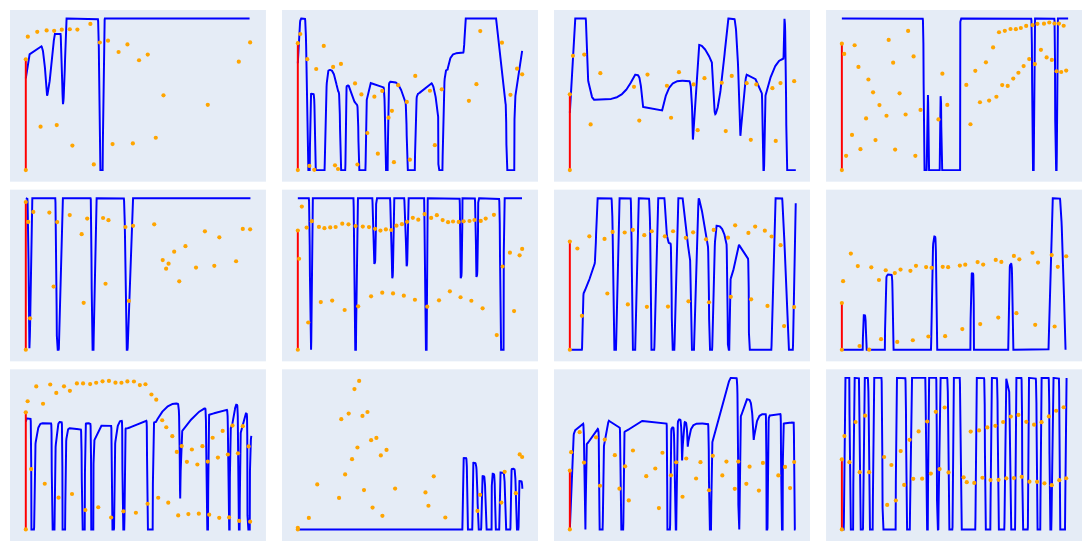

The code cell stored with this chart in its notebook:
### Code cell
fig.show()

### Figure 1 — Plotly figure (JSON) as saved in the notebook; plotly's stock layout.template omitted (floating-point values rounded to 4 significant figures; data arrays with more than 128 entries replaced by an {"elided": "..."} marker saying what was removed)
{"data": [{"hoverinfo": "skip", "line": {"color": "blue", "width": 1.969}, "mode": "lines", "name": "Ground Truth", "showlegend": false, "type": "scatter", "x": {"elided": "1000 float values"}, "xaxis": "x", "y": {"elided": "1000 float values"}, "yaxis": "y"}, {"hoverinfo": "skip", "line": {"color": "red", "width": 1.969}, "mode": "lines", "name": "Generated", "showlegend": false, "type": "scatter", "x": {"elided": "1000 float values"}, "xaxis": "x", "y": {"elided": "1000 float values"}, "yaxis": "y"}, {"hoverinfo": "skip", "marker": {"color": "orange", "size": 4.2}, "mode": "markers", "name": "Tokens", "showlegend": false, "type": "scatter", "x": [1.481e-05, 0.09023, 0.5122, 0.6602, 0.9304, 1.267, 1.382, 1.608, 1.966, 2.082, 2.306, 2.885, 3.039, 3.308, 3.674, 3.877, 4.146, 4.542, 4.784, 5.06, 5.45, 5.808, 6.152, 8.133, 9.518, 10.03, 0], "xaxis": "x", "y": [0.7316, 0.8804, 0.9125, 0.2866, 0.922, 0.9192, 0.2975, 0.9271, 0.9296, 0.1617, 0.9274, 0.965, 0.03773, 0.8422, 0.8541, 0.172, 0.7795, 0.8295, 0.1764, 0.725, 0.7625, 0.2135, 0.4937, 0.4309, 0.7158, 0.8426, 0], "yaxis": "y"}, {"hoverinfo": "skip", "line": {"color": "blue", "width": 1.969}, "mode": "lines", "name": "Ground Truth", "showlegend": false, "type": "scatter", "x": {"elided": "1000 float values"}, "xaxis": "x2", "y": {"elided": "1000 float values"}, "yaxis": "y2"}, {"hoverinfo": "skip", "line": {"color": "red", "width": 1.969}, "mode": "lines", "name": "Generated", "showlegend": false, "type": "scatter", "x": {"elided": "1000 float values"}, "xaxis": "x2", "y": {"elided": "1000 float values"}, "yaxis": "y2"}, {"hoverinfo": "skip", "marker": {"color": "orange", "size": 4.2}, "mode": "markers", "name": "Tokens", "showlegend": false, "type": "scatter", "x": [1.469e-05, 0.1084, 0.421, 0.515, 0.7349, 0.8201, 1.157, 1.573, 1.658, 1.793, 1.923, 2.551, 2.658, 2.835, 3.098, 3.413, 3.568, 3.764, 4.043, 4.195, 4.285, 4.474, 4.859, 4.996, 5.235, 5.889, 6.108, 6.417, 7.627, 7.963, 8.133, 9.101, 9.479, 9.775, 10.0, 0], "xaxis": "x2", "y": [0.8378, 0.8984, 0.7321, 0.0279, 0.002028, 0.6673, 0.8199, 0.6812, 0.0313, 0.007184, 0.701, 0.5718, 0.03714, 0.4995, 0.2447, 0.4845, 0.1087, 0.5223, 0.3462, 0.3913, 0.05238, 0.5605, 0.4498, 0.06896, 0.6218, 0.5238, 0.1649, 0.5334, 0.4573, 0.5674, 0.9177, 0.8413, 0.4971, 0.6697, 0.6319, 0], "yaxis": "y2"}, {"hoverinfo": "skip", "line": {"color": "blue", "width": 1.969}, "mode": "lines", "name": "Ground Truth", "showlegend": false, "type": "scatter", "x": {"elided": "1000 float values"}, "xaxis": "x3", "y": {"elided": "1000 float values"}, "yaxis": "y3"}, {"hoverinfo": "skip", "line": {"color": "red", "width": 1.969}, "mode": "lines", "name": "Generated", "showlegend": false, "type": "scatter", "x": {"elided": "1000 float values"}, "xaxis": "x3", "y": {"elided": "1000 float values"}, "yaxis": "y3"}, {"hoverinfo": "skip", "marker": {"color": "orange", "size": 4.2}, "mode": "markers", "name": "Tokens", "showlegend": false, "type": "scatter", "x": [1.472e-05, 0.1378, 0.6372, 0.9208, 1.349, 2.839, 3.073, 3.438, 4.297, 4.48, 4.829, 5.479, 5.658, 5.959, 6.723, 6.899, 7.165, 7.825, 8.008, 8.252, 8.965, 9.112, 9.322, 9.928, 0], "xaxis": "x3", "y": [0.4999, 0.7542, 0.7623, 0.3018, 0.6396, 0.5496, 0.3266, 0.6304, 0.5569, 0.3455, 0.646, 0.5654, 0.2638, 0.6068, 0.5765, 0.2574, 0.6215, 0.5737, 0.1998, 0.5652, 0.5404, 0.1924, 0.5746, 0.5871, 0], "yaxis": "y3"}, {"hoverinfo": "skip", "line": {"color": "blue", "width": 1.969}, "mode": "lines", "name": "Ground Truth", "showlegend": false, "type": "scatter", "x": {"elided": "1000 float values"}, "xaxis": "x4", "y": {"elided": "1000 float values"}, "yaxis": "y4"}, {"hoverinfo": "skip", "line": {"color": "red", "width": 1.969}, "mode": "lines", "name": "Generated", "showlegend": false, "type": "scatter", "x": {"elided": "1000 float values"}, "xaxis": "x4", "y": {"elided": "1000 float values"}, "yaxis": "y4"}, {"hoverinfo": "skip", "marker": {"color": "orange", "size": 4.2}, "mode": "markers", "name": "Tokens", "showlegend": false, "type": "scatter", "x": [1.486e-05, 0.1043, 0.1883, 0.448, 0.5643, 0.7332, 0.8213, 1.071, 1.173, 1.38, 1.487, 1.662, 1.973, 2.07, 2.267, 2.354, 2.551, 2.817, 2.929, 3.171, 3.248, 3.477, 4.269, 4.443, 4.659, 5.5, 5.684, 5.897, 6.103, 6.367, 6.508, 6.683, 6.83, 6.945, 7.086, 7.202, 7.33, 7.454, 7.574, 7.691, 7.803, 7.91, 8.033, 8.146, 8.28, 8.425, 8.531, 8.643, 8.799, 8.932, 9.05, 9.167, 9.28, 9.397, 9.49, 9.594, 9.695, 9.803, 9.915, 0], "xaxis": "x4", "y": [0.8344, 0.7666, 0.09416, 0.2323, 0.8242, 0.6808, 0.1382, 0.3412, 0.5979, 0.5134, 0.1982, 0.4291, 0.3588, 0.8592, 0.7088, 0.1353, 0.5068, 0.3669, 0.9188, 0.7501, 0.09401, 0.3974, 0.3342, 0.6367, 0.4304, 0.5621, 0.3025, 0.6554, 0.4478, 0.7113, 0.4591, 0.8098, 0.4842, 0.9098, 0.5612, 0.9192, 0.5555, 0.9312, 0.6042, 0.9304, 0.6424, 0.938, 0.6863, 0.9515, 0.7326, 0.9571, 0.6995, 0.9657, 0.7935, 0.9665, 0.7437, 0.974, 0.7272, 0.9677, 0.6526, 0.9669, 0.6474, 0.9528, 0.6566, 0], "yaxis": "y4"}, {"hoverinfo": "skip", "line": {"color": "blue", "width": 1.969}, "mode": "lines", "name": "Ground Truth", "showlegend": false, "type": "scatter", "x": {"elided": "1000 float values"}, "xaxis": "x5", "y": {"elided": "1000 float values"}, "yaxis": "y5"}, {"hoverinfo": "skip", "line": {"color": "red", "width": 1.969}, "mode": "lines", "name": "Generated", "showlegend": false, "type": "scatter", "x": {"elided": "1000 float values"}, "xaxis": "x5", "y": {"elided": "1000 float values"}, "yaxis": "y5"}, {"hoverinfo": "skip", "marker": {"color": "orange", "size": 4.2}, "mode": "markers", "name": "Tokens", "showlegend": false, "type": "scatter", "x": [1.56e-05, 0.1068, 0.1878, 0.3346, 1.049, 1.238, 1.397, 1.956, 2.487, 2.576, 2.734, 3.44, 3.549, 3.68, 4.433, 4.59, 4.776, 5.716, 6.095, 6.246, 6.356, 6.605, 6.831, 7.106, 7.577, 7.973, 8.391, 8.615, 9.361, 9.659, 9.986, 0], "xaxis": "x5", "y": [0.9752, 0.8438, 0.2075, 0.9099, 0.9057, 0.4173, 0.8428, 0.8888, 0.763, 0.3095, 0.866, 0.8697, 0.4357, 0.8552, 0.8102, 0.3222, 0.8179, 0.8278, 0.5917, 0.5352, 0.5679, 0.6477, 0.4514, 0.6837, 0.5426, 0.7814, 0.554, 0.7418, 0.5841, 0.7976, 0.7946, 0], "yaxis": "y5"}, {"hoverinfo": "skip", "line": {"color": "blue", "width": 1.969}, "mode": "lines", "name": "Ground Truth", "showlegend": false, "type": "scatter", "x": {"elided": "1000 float values"}, "xaxis": "x6", "y": {"elided": "1000 float values"}, "yaxis": "y6"}, {"hoverinfo": "skip", "line": {"color": "red", "width": 1.969}, "mode": "lines", "name": "Generated", "showlegend": false, "type": "scatter", "x": {"elided": "1000 float values"}, "xaxis": "x6", "y": {"elided": "1000 float values"}, "yaxis": "y6"}, {"hoverinfo": "skip", "marker": {"color": "orange", "size": 4.2}, "mode": "markers", "name": "Tokens", "showlegend": false, "type": "scatter", "x": [1.471e-05, 0.05622, 0.1789, 0.3931, 0.4651, 0.627, 0.943, 1.025, 1.187, 1.446, 1.533, 1.687, 1.984, 2.089, 2.261, 2.576, 2.693, 2.898, 3.177, 3.269, 3.449, 3.686, 3.767, 3.929, 4.166, 4.248, 4.401, 4.644, 4.729, 4.877, 5.131, 5.224, 5.375, 5.654, 5.775, 5.948, 6.202, 6.299, 6.461, 6.703, 6.783, 6.925, 7.179, 7.261, 7.399, 7.661, 7.742, 7.88, 8.162, 8.245, 8.382, 8.749, 8.874, 9.135, 9.463, 9.648, 9.895, 10.01, 0], "xaxis": "x6", "y": [0.7871, 0.6006, 0.945, 0.8064, 0.1801, 0.8487, 0.8104, 0.315, 0.8025, 0.8077, 0.3246, 0.8102, 0.832, 0.2625, 0.8276, 0.8161, 0.2865, 0.8128, 0.8094, 0.3529, 0.798, 0.7867, 0.377, 0.7943, 0.7906, 0.3717, 0.8187, 0.8287, 0.3571, 0.8442, 0.8707, 0.33, 0.8586, 0.8958, 0.2846, 0.8699, 0.8885, 0.3266, 0.8557, 0.842, 0.3855, 0.8464, 0.844, 0.3467, 0.8477, 0.8497, 0.3236, 0.8563, 0.8504, 0.2737, 0.8661, 0.8907, 0.09684, 0.5494, 0.6407, 0.2552, 0.6235, 0.6655, 0], "yaxis": "y6"}, {"hoverinfo": "skip", "line": {"color": "blue", "width": 1.969}, "mode": "lines", "name": "Ground Truth", "showlegend": false, "type": "scatter", "x": {"elided": "1000 float values"}, "xaxis": "x7", "y": {"elided": "1000 float values"}, "yaxis": "y7"}, {"hoverinfo": "skip", "line": {"color": "red", "width": 1.969}, "mode": "lines", "name": "Generated", "showlegend": false, "type": "scatter", "x": {"elided": "1000 float values"}, "xaxis": "x7", "y": {"elided": "1000 float values"}, "yaxis": "y7"}, {"hoverinfo": "skip", "marker": {"color": "orange", "size": 4.2}, "mode": "markers", "name": "Tokens", "showlegend": false, "type": "scatter", "x": [1.475e-05, 0.3335, 0.5349, 0.8635, 1.536, 1.66, 1.894, 2.428, 2.568, 2.789, 3.296, 3.411, 3.625, 4.207, 4.345, 4.57, 5.134, 5.252, 5.457, 6.03, 6.161, 6.37, 7.0, 7.125, 7.319, 7.905, 8.026, 8.204, 8.632, 8.75, 8.933, 9.33, 9.485, 9.932, 0], "xaxis": "x7", "y": [0.7138, 0.6682, 0.2238, 0.7487, 0.7315, 0.3715, 0.778, 0.7738, 0.2996, 0.791, 0.7566, 0.2835, 0.7823, 0.7485, 0.2853, 0.782, 0.7388, 0.3194, 0.7748, 0.7291, 0.3136, 0.7907, 0.7398, 0.3493, 0.821, 0.7711, 0.3326, 0.8133, 0.7858, 0.2892, 0.7475, 0.6903, 0.1566, 0.2819, 0], "yaxis": "y7"}, {"hoverinfo": "skip", "line": {"color": "blue", "width": 1.969}, "mode": "lines", "name": "Ground Truth", "showlegend": false, "type": "scatter", "x": {"elided": "1000 float values"}, "xaxis": "x8", "y": {"elided": "1000 float values"}, "yaxis": "y8"}, {"hoverinfo": "skip", "line": {"color": "red", "width": 1.969}, "mode": "lines", "name": "Generated", "showlegend": false, "type": "scatter", "x": {"elided": "1000 float values"}, "xaxis": "x8", "y": {"elided": "1000 float values"}, "yaxis": "y8"}, {"hoverinfo": "skip", "marker": {"color": "orange", "size": 4.2}, "mode": "markers", "name": "Tokens", "showlegend": false, "type": "scatter", "x": [1.462e-05, 0.05566, 0.402, 0.7125, 0.7903, 1.22, 1.317, 1.659, 1.752, 1.961, 2.368, 2.476, 2.623, 3.065, 3.173, 3.314, 3.767, 3.868, 4.011, 4.509, 4.617, 4.751, 5.275, 5.385, 5.516, 6.068, 6.185, 6.318, 6.88, 6.993, 7.131, 7.692, 7.804, 7.934, 8.521, 8.643, 8.77, 9.381, 9.512, 9.654, 10.03, 0], "xaxis": "x8", "y": [0.3087, 0.4524, 0.6346, 0.5521, 0.02495, 0.0005906, 0.5439, 0.4606, 0.06998, 0.5248, 0.5064, 0.05205, 0.5291, 0.5213, 0.06288, 0.5538, 0.546, 0.0875, 0.5407, 0.5475, 0.0896, 0.545, 0.5558, 0.1362, 0.5613, 0.5785, 0.1696, 0.5621, 0.5932, 0.2124, 0.5798, 0.6195, 0.2415, 0.5969, 0.6404, 0.1649, 0.5754, 0.6247, 0.1534, 0.5474, 0.6173, 0], "yaxis": "y8"}, {"hoverinfo": "skip", "line": {"color": "blue", "width": 1.969}, "mode": "lines", "name": "Ground Truth", "showlegend": false, "type": "scatter", "x": {"elided": "1000 float values"}, "xaxis": "x9", "y": {"elided": "1000 float values"}, "yaxis": "y9"}, {"hoverinfo": "skip", "line": {"color": "red", "width": 1.969}, "mode": "lines", "name": "Generated", "showlegend": false, "type": "scatter", "x": {"elided": "1000 float values"}, "xaxis": "x9", "y": {"elided": "1000 float values"}, "yaxis": "y9"}, {"hoverinfo": "skip", "marker": {"color": "orange", "size": 4.2}, "mode": "markers", "name": "Tokens", "showlegend": false, "type": "scatter", "x": [1.462e-05, 0.08177, 0.2384, 0.4636, 0.7645, 0.8406, 1.083, 1.352, 1.452, 1.694, 1.955, 2.05, 2.266, 2.539, 2.642, 2.853, 3.121, 3.213, 3.404, 3.687, 3.784, 3.976, 4.241, 4.329, 4.505, 4.795, 4.882, 5.056, 5.306, 5.4, 5.571, 5.785, 5.871, 6.048, 6.23, 6.318, 6.497, 6.696, 6.758, 6.914, 7.144, 7.209, 7.365, 7.608, 7.673, 7.831, 8.069, 8.132, 8.286, 8.519, 8.576, 8.729, 8.959, 9.014, 9.166, 9.407, 9.462, 9.622, 9.881, 9.948, 0], "xaxis": "x9", "y": [0.7476, 0.8182, 0.3854, 0.9127, 0.8022, 0.2914, 0.925, 0.8711, 0.2026, 0.9134, 0.8849, 0.2259, 0.9317, 0.9317, 0.1232, 0.9279, 0.9363, 0.1414, 0.945, 0.948, 0.07598, 0.9369, 0.9361, 0.1153, 0.9444, 0.9441, 0.1063, 0.9215, 0.9267, 0.1637, 0.8613, 0.8279, 0.202, 0.6969, 0.6523, 0.1707, 0.5952, 0.4946, 0.08959, 0.5321, 0.4314, 0.09781, 0.5101, 0.4144, 0.1002, 0.531, 0.433, 0.09379, 0.5853, 0.4588, 0.07421, 0.6285, 0.4783, 0.07633, 0.6628, 0.4856, 0.05391, 0.6591, 0.53, 0.04968, 0], "yaxis": "y9"}, {"hoverinfo": "skip", "line": {"color": "blue", "width": 1.969}, "mode": "lines", "name": "Ground Truth", "showlegend": false, "type": "scatter", "x": {"elided": "1000 float values"}, "xaxis": "x10", "y": {"elided": "1000 float values"}, "yaxis": "y10"}, {"hoverinfo": "skip", "line": {"color": "red", "width": 1.969}, "mode": "lines", "name": "Generated", "showlegend": false, "type": "scatter", "x": {"elided": "1000 float values"}, "xaxis": "x10", "y": {"elided": "1000 float values"}, "yaxis": "y10"}, {"hoverinfo": "skip", "marker": {"color": "orange", "size": 4.2}, "mode": "markers", "name": "Tokens", "showlegend": false, "type": "scatter", "x": [1.613e-05, 0.491, 0.8654, 1.837, 1.935, 2.107, 2.265, 2.415, 2.522, 2.656, 2.732, 2.879, 2.947, 3.103, 3.265, 3.329, 3.499, 3.697, 3.767, 3.95, 4.333, 5.685, 5.817, 6.053, 6.569, 8.003, 8.117, 9.064, 9.212, 9.71, 9.882, 9.991, 0], "xaxis": "x10", "y": [0.01084, 0.07495, 0.2922, 0.2043, 0.7162, 0.3573, 0.7523, 0.456, 0.9117, 0.5322, 0.9647, 0.7372, 0.2555, 0.7626, 0.5798, 0.1416, 0.5941, 0.4804, 0.08816, 0.5161, 0.2654, 0.2402, 0.1536, 0.3445, 0.07737, 0.1204, 0.225, 0.1745, 0.3739, 0.2355, 0.4873, 0.4704, 0], "yaxis": "y10"}, {"hoverinfo": "skip", "line": {"color": "blue", "width": 1.969}, "mode": "lines", "name": "Ground Truth", "showlegend": false, "type": "scatter", "x": {"elided": "1000 float values"}, "xaxis": "x11", "y": {"elided": "1000 float values"}, "yaxis": "y11"}, {"hoverinfo": "skip", "line": {"color": "red", "width": 1.969}, "mode": "lines", "name": "Generated", "showlegend": false, "type": "scatter", "x": {"elided": "1000 float values"}, "xaxis": "x11", "y": {"elided": "1000 float values"}, "yaxis": "y11"}, {"hoverinfo": "skip", "marker": {"color": "orange", "size": 4.2}, "mode": "markers", "name": "Tokens", "showlegend": false, "type": "scatter", "x": [1.48e-05, 0.05971, 0.4339, 0.6262, 1.162, 1.335, 1.549, 1.995, 2.199, 2.45, 2.612, 2.797, 3.386, 3.787, 3.947, 4.103, 4.483, 4.715, 4.993, 5.158, 5.594, 5.788, 6.167, 6.336, 6.757, 6.939, 7.309, 7.465, 7.821, 7.964, 8.378, 8.555, 9.239, 9.537, 9.758, 9.941, 0], "xaxis": "x11", "y": [0.3453, 0.4535, 0.5711, 0.3926, 0.5409, 0.2565, 0.5275, 0.4362, 0.239, 0.3707, 0.1702, 0.4634, 0.3124, 0.3577, 0.1252, 0.4501, 0.3175, 0.3943, 0.1919, 0.4165, 0.2989, 0.3949, 0.2301, 0.4322, 0.317, 0.3986, 0.2383, 0.3981, 0.2676, 0.3684, 0.2279, 0.3906, 0.317, 0.3667, 0.2426, 0.3958, 0], "yaxis": "y11"}, {"hoverinfo": "skip", "line": {"color": "blue", "width": 1.969}, "mode": "lines", "name": "Ground Truth", "showlegend": false, "type": "scatter", "x": {"elided": "1000 float values"}, "xaxis": "x12", "y": {"elided": "1000 float values"}, "yaxis": "y12"}, {"hoverinfo": "skip", "line": {"color": "red", "width": 1.969}, "mode": "lines", "name": "Generated", "showlegend": false, "type": "scatter", "x": {"elided": "1000 float values"}, "xaxis": "x12", "y": {"elided": "1000 float values"}, "yaxis": "y12"}, {"hoverinfo": "skip", "marker": {"color": "orange", "size": 4.2}, "mode": "markers", "name": "Tokens", "showlegend": false, "type": "scatter", "x": [1.474e-05, 0.1139, 0.3361, 0.608, 0.7944, 1.037, 1.213, 1.882, 2.017, 2.205, 2.402, 2.619, 2.774, 3.016, 3.176, 3.417, 3.573, 3.796, 3.96, 4.179, 4.351, 4.575, 4.747, 5.418, 5.559, 5.734, 5.893, 6.105, 6.255, 6.473, 6.617, 6.831, 6.972, 7.178, 7.318, 7.519, 7.658, 7.856, 8.003, 8.209, 8.347, 8.554, 8.686, 8.887, 9.016, 9.213, 9.342, 9.537, 9.676, 9.869, 9.983, 0], "xaxis": "x12", "y": [0.4626, 0.6158, 0.4437, 0.7088, 0.378, 0.7507, 0.3781, 0.4779, 0.1618, 0.4252, 0.1909, 0.5173, 0.2938, 0.5911, 0.334, 0.6468, 0.3351, 0.7123, 0.3686, 0.7762, 0.398, 0.8045, 0.3764, 0.3439, 0.3115, 0.6457, 0.3067, 0.6533, 0.3409, 0.6729, 0.3258, 0.684, 0.327, 0.7088, 0.3371, 0.7447, 0.3387, 0.7558, 0.3472, 0.71, 0.3148, 0.6915, 0.3139, 0.7075, 0.3045, 0.7455, 0.2918, 0.783, 0.3249, 0.8062, 0.3375, 0], "yaxis": "y12"}], "layout": {"height": 551.2, "hovermode": false, "margin": {"b": 10, "l": 10, "r": 10, "t": 10}, "showlegend": false, "title": {}, "width": 1312.0, "xaxis": {"anchor": "y", "domain": [0, 0.2387], "showgrid": false, "showticklabels": false, "zeroline": false}, "xaxis10": {"anchor": "y10", "domain": [0.2537, 0.4925], "showgrid": false, "showticklabels": false, "zeroline": false}, "xaxis11": {"anchor": "y11", "domain": [0.5075, 0.7462], "showgrid": false, "showticklabels": false, "zeroline": false}, "xaxis12": {"anchor": "y12", "domain": [0.7612, 1], "showgrid": false, "showticklabels": false, "zeroline": false}, "xaxis2": {"anchor": "y2", "domain": [0.2537, 0.4925], "showgrid": false, "showticklabels": false, "zeroline": false}, "xaxis3": {"anchor": "y3", "domain": [0.5075, 0.7462], "showgrid": false, "showticklabels": false, "zeroline": false}, "xaxis4": {"anchor": "y4", "domain": [0.7612, 1], "showgrid": false, "showticklabels": false, "zeroline": false}, "xaxis5": {"anchor": "y5", "domain": [0, 0.2387], "showgrid": false, "showticklabels": false, "zeroline": false}, "xaxis6": {"anchor": "y6", "domain": [0.2537, 0.4925], "showgrid": false, "showticklabels": false, "zeroline": false}, "xaxis7": {"anchor": "y7", "domain": [0.5075, 0.7462], "showgrid": false, "showticklabels": false, "zeroline": false}, "xaxis8": {"anchor": "y8", "domain": [0.7612, 1], "showgrid": false, "showticklabels": false, "zeroline": false}, "xaxis9": {"anchor": "y9", "domain": [0, 0.2387], "showgrid": false, "showticklabels": false, "zeroline": false}, "yaxis": {"anchor": "x", "domain": [0.6767, 1], "showgrid": false, "showticklabels": false, "zeroline": false}, "yaxis10": {"anchor": "x10", "domain": [0, 0.3233], "showgrid": false, "showticklabels": false, "zeroline": false}, "yaxis11": {"anchor": "x11", "domain": [0, 0.3233], "showgrid": false, "showticklabels": false, "zeroline": false}, "yaxis12": {"anchor": "x12", "domain": [0, 0.3233], "showgrid": false, "showticklabels": false, "zeroline": false}, "yaxis2": {"anchor": "x2", "domain": [0.6767, 1], "showgrid": false, "showticklabels": false, "zeroline": false}, "yaxis3": {"anchor": "x3", "domain": [0.6767, 1], "showgrid": false, "showticklabels": false, "zeroline": false}, "yaxis4": {"anchor": "x4", "domain": [0.6767, 1], "showgrid": false, "showticklabels": false, "zeroline": false}, "yaxis5": {"anchor": "x5", "domain": [0.3383, 0.6617], "showgrid": false, "showticklabels": false, "zeroline": false}, "yaxis6": {"anchor": "x6", "domain": [0.3383, 0.6617], "showgrid": false, "showticklabels": false, "zeroline": false}, "yaxis7": {"anchor": "x7", "domain": [0.3383, 0.6617], "showgrid": false, "showticklabels": false, "zeroline": false}, "yaxis8": {"anchor": "x8", "domain": [0.3383, 0.6617], "showgrid": false, "showticklabels": false, "zeroline": false}, "yaxis9": {"anchor": "x9", "domain": [0, 0.3233], "showgrid": false, "showticklabels": false, "zeroline": false}}}
